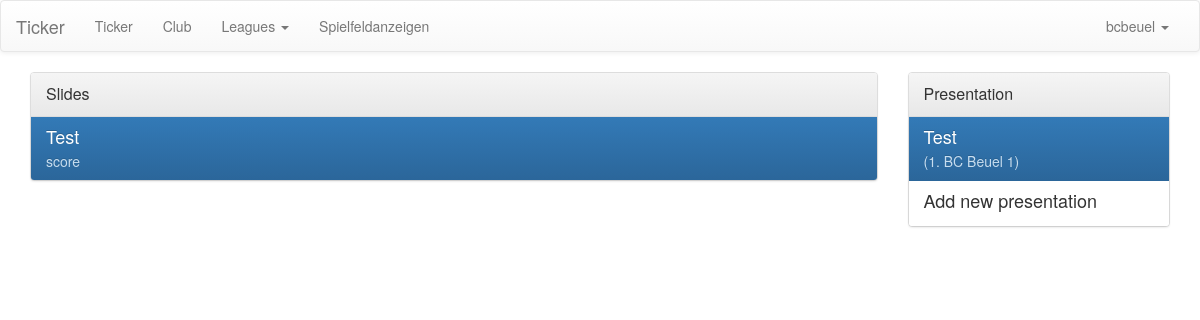
The page /ticker/manage/presentation/3 (signed in) on the database its author committed.
### ticker/models/presentation.py (models this page shows, shortened)
class Slide(models.Model):
    club = models.ForeignKey(Club)
    title = models.CharField(max_length=255)
    POSSIBLE_CONTENT_TYPE = [('score', 'Score'),
                             ('advertisement_photo', 'Werbung (Foto)'),
                             ('advertisement_video', 'Werbung (Video)'),
                             ('next_games', 'Naechsten Spiele'),
                             ('next_home_games', 'Naeachsten Heimspiele'),
                             ]
    content_type = models.CharField(max_length=255, choices=POSSIBLE_CONTENT_TYPE)
    content_path = models.TextField(null=True, blank=True)
    is_visible = models.BooleanField(default=True)
    is_deleted = models.BooleanField(default=False)
    created = models.DateTimeField(auto_now_add=True)

class Presentation(models.Model):
    team = models.ForeignKey(Team)
    name = models.CharField(max_length=255)
    description = models.TextField(null=True, blank=True)
    displayed = models.BooleanField(default=True)

### ticker/models/player_clubs.py (models this page shows, shortened)
class Team(models.Model):
    parent_club = models.ForeignKey(Club, CASCADE, default=1)
    team_name = models.CharField(max_length=255)
    players = models.ManyToManyField(Player, blank=True)
    fields = models.ManyToManyField('PlayingField', blank=True)
    def get_name(self):
        return self.team_name

### ticker/views/user_interface.py (the view)
# urls.py: url(r'^manage/presentation/([0-9]+)/?$', manage_presentation, name='manage_load_presentation'),
@login_required()
def manage_presentation(request, presentation=None):
    if not request.user.is_authenticated():
        return HttpResponseRedirect(reverse('login'))
    p = Profile.objects.filter(user=request.user).first()
    club = p.associated_club
    presentations = Presentation.objects.filter(team__parent_club=club)
    if presentation is not None:
        selected_presentation = presentations.filter(id=presentation).first()
        slides = Slide.objects.filter(presentationslideteam__presentation=selected_presentation)
    else:
        slides = None
    return render(request, 'user/manage_presentations.html', dict(presentations=presentations, slides=slides))

### ticker/models/leaguestructure.py (called while the page is built)
    def get_name(self):
        return self.name

### ticker/templatetags/custom_tags.py (called while the page is built)
@register.filter
def get_club(user):
    assert(isinstance(user, User))
    p = Profile.objects.filter(user=user).first()
    if p is None:
        return None
    return p.associated_club

@register.filter
def get_leagues_club(user):
    club = get_club(user)
    leagues = League.objects.filter(teams__parent_club=club).distinct()
    return leagues

### ticker/templates/user/manage_presentations.html (shortened to what this page needs)
{% extends 'user/manage_base.html' %}
{% block content %}
    <div class="container">
        <div class="row">
            <div class="col-sm-9">
                <div class="panel panel-default">
                    <div class="panel-heading">
                        <div class="panel-title">Slides</div>
                    </div>
                    <div class="list-group">
                        {% for slide in slides %}
                            {% if slide.is_deleted == False %}
                                <a href="#" class="list-group-item active">
                                    <h4 class="list-group-item-heading">
                                        {{ slide.title }}
                                    </h4>
                                    <p class="list-group-item-text">
                                        {{ slide.content_type }}
                                    </p>
                                </a>
                            {% endif %}
                        {% endfor %}
                    </div>
                </div>
            </div>
            <div class="col-sm-3">
                <div class="panel panel-default">
                    <div class="panel-heading">
                        <div class="panel-title">Presentation</div>
                    </div>
                    <div class="list-group">
                        {% for presentation in presentations %}
                            {% if presentation.displayed %}
                                <a href="{% url 'manage_load_presentation' presentation.id %}" class="list-group-item active">
                                    <h4 class="list-group-item-heading">
                                        {{ presentation.name }}
                                    </h4>
                                    <p class="list-group-item-text">
                                        {{ presentation.description }} ({{ presentation.team.get_name }})
                                    </p>
                                </a>
                            {% endif %}
                        {% endfor %}
                        <a href="{% url 'manage_presentation_new' %}" class="list-group-item">
                            <h4 class="list-group-item-heading">
                                Add new presentation
                            </h4>
                        </a>
                    </div>
                </div>
            </div>
        </div>
    </div>
{% endblock %}

### ticker/templates/user/manage_base.html (shortened to what this page needs)
{% extends 'base.html' %}
{% load custom_tags %}
{% block navigation %}
    {% if request.user.is_authenticated %}
    <nav class="navbar navbar-default">
        <div class="container-fluid">
            <div class="navbar-header">
                <a class="navbar-brand" href="{% url 'manage_dashboard' %}">Ticker</a>
            </div>
            <div class="collapse navbar-collapse" id="bs-example-navbar-collapse-1">
                <ul class="nav navbar-nav">
                    {% url 'manage_ticker' as tickerurl %}
                    <li {% if tickerurl == request.get_full_path %} class="active" {% endif %}>
                        <a href="{{ tickerurl }}">
                            Ticker
                        </a>
                    </li>
                    <li>
                        {% with responsible_club=request.user|get_club %}
                            {% if responsible_club %}
                                <a href="{% url 'manage_club_details' responsible_club.id %}">Club</a>
                            {% else %}
                                {% if request.user.is_superuser %}
                                    <a href="{% url 'manage_clubs' %}">Club</a>
                                {% endif %}
                            {% endif %}
                        {% endwith %}
                    </li>
                    <li class="dropdown">
                        <a href="#" class="dropdown-toggle" data-toggle="dropdown" role="button" aria-haspopup="true" aria-expanded="false">
                            Leagues
                            <span class="caret"></span>
                        </a>
                    </li>
                    <li><a href="{% url 'display_dashboard' %}">Spielfeldanzeigen</a></li>
                </ul>
                <ul class="nav navbar-nav navbar-right">
                    <li class="dropdown">
                        <a href="#" class="dropdown-toggle" data-toggle="dropdown"
                           role="button" aria-haspopup="true" aria-expanded="false">{{ request.user }} <span class="caret"></span></a>
                    </li>
                </ul>
            </div>
        </div>
    </nav>
    {% endif %}
{% endblock %}

### rows shown on the page
Slide: title "Test", content_type "score"
Presentation: name "Test", team.get_name "1. BC Beuel 1"

### other values the page prints
{{ request.user }} "bcbeuel"
